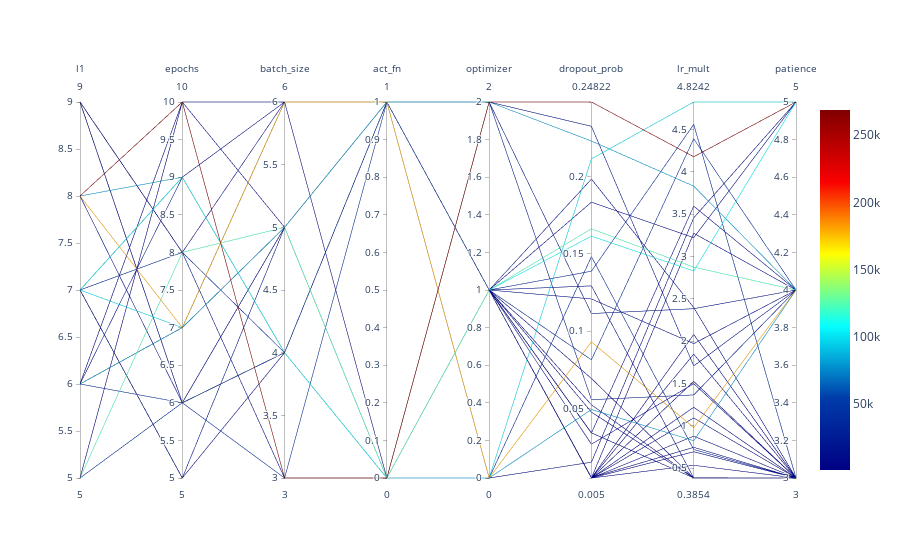

The cell this chart's notebook holds for it:
### Markdown cell above
### Parallel Coordinates Plot

### Code cell
#| fig-cap: Parallel coordinates plots
spot_tuner.parallel_plot()
